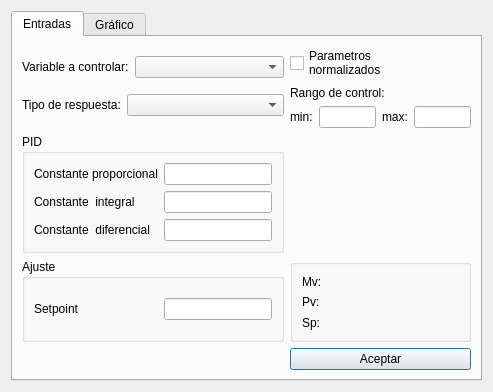
<?xml version="1.0" encoding="UTF-8"?>
<ui version="4.0">
 <class>Dialog</class>
 <widget class="QDialog" name="Dialog">
  <property name="enabled">
   <bool>true</bool>
  </property>
  <property name="geometry">
   <rect>
    <x>0</x>
    <y>0</y>
    <width>493</width>
    <height>359</height>
   </rect>
  </property>
  <property name="sizePolicy">
   <sizepolicy hsizetype="Preferred" vsizetype="Preferred">
    <horstretch>0</horstretch>
    <verstretch>0</verstretch>
   </sizepolicy>
  </property>
  <property name="windowTitle">
   <string>Dialog</string>
  </property>
  <layout class="QVBoxLayout" name="verticalLayout_3">
   <item>
    <widget class="QTabWidget" name="tabWidget">
     <property name="currentIndex">
      <number>0</number>
     </property>
     <widget class="QWidget" name="Tab1">
      <attribute name="title">
       <string>Entradas</string>
      </attribute>
      <layout class="QGridLayout" name="gridLayout">
       <item row="5" column="2">
        <widget class="QPushButton" name="Ok_button">
         <property name="sizePolicy">
          <sizepolicy hsizetype="Preferred" vsizetype="Fixed">
           <horstretch>0</horstretch>
           <verstretch>0</verstretch>
          </sizepolicy>
         </property>
         <property name="text">
          <string>Aceptar</string>
         </property>
        </widget>
       </item>
       <item row="0" column="0">
        <layout class="QVBoxLayout" name="verticalLayout_2">
         <item>
          <layout class="QHBoxLayout" name="horizontalLayout">
           <item>
            <widget class="QLabel" name="label">
             <property name="sizePolicy">
              <sizepolicy hsizetype="Preferred" vsizetype="Fixed">
               <horstretch>0</horstretch>
               <verstretch>0</verstretch>
              </sizepolicy>
             </property>
             <property name="text">
              <string>Variable a controlar:</string>
             </property>
            </widget>
           </item>
           <item>
            <widget class="QComboBox" name="comboBox">
             <property name="sizePolicy">
              <sizepolicy hsizetype="Expanding" vsizetype="Fixed">
               <horstretch>0</horstretch>
               <verstretch>0</verstretch>
              </sizepolicy>
             </property>
            </widget>
           </item>
          </layout>
         </item>
         <item>
          <layout class="QHBoxLayout" name="horizontalLayout_2">
           <item>
            <widget class="QLabel" name="label_4">
             <property name="text">
              <string>Tipo de respuesta:</string>
             </property>
            </widget>
           </item>
           <item>
            <widget class="QComboBox" name="comboBox_3">
             <property name="sizePolicy">
              <sizepolicy hsizetype="Expanding" vsizetype="Fixed">
               <horstretch>0</horstretch>
               <verstretch>0</verstretch>
              </sizepolicy>
             </property>
            </widget>
           </item>
          </layout>
         </item>
        </layout>
       </item>
       <item row="4" column="0">
        <widget class="QGroupBox" name="Set_point_GrBx">
         <property name="title">
          <string>Ajuste</string>
         </property>
         <layout class="QHBoxLayout" name="horizontalLayout_4">
          <item>
           <widget class="QLabel" name="label_SP">
            <property name="sizePolicy">
             <sizepolicy hsizetype="Preferred" vsizetype="Preferred">
              <horstretch>0</horstretch>
              <verstretch>0</verstretch>
             </sizepolicy>
            </property>
            <property name="text">
             <string>Setpoint</string>
            </property>
           </widget>
          </item>
          <item>
           <widget class="QLineEdit" name="SP_value">
            <property name="sizePolicy">
             <sizepolicy hsizetype="Fixed" vsizetype="Fixed">
              <horstretch>0</horstretch>
              <verstretch>0</verstretch>
             </sizepolicy>
            </property>
           </widget>
          </item>
         </layout>
        </widget>
       </item>
       <item row="4" column="2">
        <widget class="QGroupBox" name="groupBox">
         <property name="title">
          <string/>
         </property>
         <layout class="QVBoxLayout" name="verticalLayout_4">
          <item>
           <widget class="QLabel" name="label_5">
            <property name="text">
             <string>Mv:</string>
            </property>
           </widget>
          </item>
          <item>
           <widget class="QLabel" name="label_6">
            <property name="text">
             <string>Pv:</string>
            </property>
           </widget>
          </item>
          <item>
           <widget class="QLabel" name="label_7">
            <property name="text">
             <string>Sp:</string>
            </property>
           </widget>
          </item>
         </layout>
        </widget>
       </item>
       <item row="2" column="0">
        <widget class="QGroupBox" name="Variables_GrBx">
         <property name="title">
          <string>PID</string>
         </property>
         <layout class="QGridLayout" name="gridLayout_2">
          <item row="0" column="0">
           <widget class="QLabel" name="label_P">
            <property name="sizePolicy">
             <sizepolicy hsizetype="Preferred" vsizetype="Preferred">
              <horstretch>0</horstretch>
              <verstretch>0</verstretch>
             </sizepolicy>
            </property>
            <property name="text">
             <string>Constante proporcional</string>
            </property>
           </widget>
          </item>
          <item row="0" column="1">
           <widget class="QLineEdit" name="P_value">
            <property name="sizePolicy">
             <sizepolicy hsizetype="Fixed" vsizetype="Fixed">
              <horstretch>0</horstretch>
              <verstretch>0</verstretch>
             </sizepolicy>
            </property>
           </widget>
          </item>
          <item row="1" column="0">
           <widget class="QLabel" name="label_I">
            <property name="sizePolicy">
             <sizepolicy hsizetype="Preferred" vsizetype="Preferred">
              <horstretch>0</horstretch>
              <verstretch>0</verstretch>
             </sizepolicy>
            </property>
            <property name="text">
             <string>Constante  integral</string>
            </property>
           </widget>
          </item>
          <item row="1" column="1">
           <widget class="QLineEdit" name="I_value">
            <property name="sizePolicy">
             <sizepolicy hsizetype="Fixed" vsizetype="Fixed">
              <horstretch>0</horstretch>
              <verstretch>0</verstretch>
             </sizepolicy>
            </property>
           </widget>
          </item>
          <item row="2" column="0">
           <widget class="QLabel" name="label_D">
            <property name="sizePolicy">
             <sizepolicy hsizetype="Preferred" vsizetype="Preferred">
              <horstretch>0</horstretch>
              <verstretch>0</verstretch>
             </sizepolicy>
            </property>
            <property name="text">
             <string>Constante  diferencial</string>
            </property>
           </widget>
          </item>
          <item row="2" column="1">
           <widget class="QLineEdit" name="D_value">
            <property name="sizePolicy">
             <sizepolicy hsizetype="Fixed" vsizetype="Fixed">
              <horstretch>0</horstretch>
              <verstretch>0</verstretch>
             </sizepolicy>
            </property>
           </widget>
          </item>
         </layout>
        </widget>
       </item>
       <item row="0" column="2">
        <layout class="QVBoxLayout" name="verticalLayout_5">
         <item>
          <widget class="QCheckBox" name="checkBox_2">
           <property name="sizePolicy">
            <sizepolicy hsizetype="Fixed" vsizetype="Maximum">
             <horstretch>0</horstretch>
             <verstretch>0</verstretch>
            </sizepolicy>
           </property>
           <property name="layoutDirection">
            <enum>Qt::LeftToRight</enum>
           </property>
           <property name="text">
            <string>Parametros
normalizados</string>
           </property>
          </widget>
         </item>
         <item>
          <widget class="QLabel" name="label_8">
           <property name="sizePolicy">
            <sizepolicy hsizetype="Fixed" vsizetype="Preferred">
             <horstretch>0</horstretch>
             <verstretch>0</verstretch>
            </sizepolicy>
           </property>
           <property name="text">
            <string>Rango de control: </string>
           </property>
          </widget>
         </item>
         <item>
          <layout class="QHBoxLayout" name="horizontalLayout_3">
           <item>
            <widget class="QLabel" name="label_9">
             <property name="sizePolicy">
              <sizepolicy hsizetype="Fixed" vsizetype="Preferred">
               <horstretch>0</horstretch>
               <verstretch>0</verstretch>
              </sizepolicy>
             </property>
             <property name="text">
              <string>min:</string>
             </property>
            </widget>
           </item>
           <item>
            <widget class="QLineEdit" name="lineEdit">
             <property name="sizePolicy">
              <sizepolicy hsizetype="Maximum" vsizetype="Fixed">
               <horstretch>0</horstretch>
               <verstretch>0</verstretch>
              </sizepolicy>
             </property>
            </widget>
           </item>
           <item>
            <widget class="QLabel" name="label_10">
             <property name="sizePolicy">
              <sizepolicy hsizetype="Fixed" vsizetype="Preferred">
               <horstretch>0</horstretch>
               <verstretch>0</verstretch>
              </sizepolicy>
             </property>
             <property name="text">
              <string>max:</string>
             </property>
            </widget>
           </item>
           <item>
            <widget class="QLineEdit" name="lineEdit_2">
             <property name="sizePolicy">
              <sizepolicy hsizetype="Maximum" vsizetype="Fixed">
               <horstretch>0</horstretch>
               <verstretch>0</verstretch>
              </sizepolicy>
             </property>
            </widget>
           </item>
          </layout>
         </item>
        </layout>
       </item>
      </layout>
     </widget>
     <widget class="QWidget" name="Tab2">
      <attribute name="title">
       <string>Gráfico</string>
      </attribute>
      <layout class="QVBoxLayout" name="verticalLayout">
       <item>
        <layout class="QHBoxLayout" name="horizontalLayout_5">
         <item>
          <widget class="QLabel" name="label_2">
           <property name="sizePolicy">
            <sizepolicy hsizetype="Preferred" vsizetype="Fixed">
             <horstretch>0</horstretch>
             <verstretch>0</verstretch>
            </sizepolicy>
           </property>
           <property name="text">
            <string>Tipo de control:</string>
           </property>
          </widget>
         </item>
         <item>
          <widget class="QComboBox" name="comboBox_2">
           <property name="sizePolicy">
            <sizepolicy hsizetype="Minimum" vsizetype="Fixed">
             <horstretch>0</horstretch>
             <verstretch>0</verstretch>
            </sizepolicy>
           </property>
          </widget>
         </item>
        </layout>
       </item>
       <item>
        <layout class="QHBoxLayout" name="horizontalLayout_6">
         <item>
          <widget class="QLabel" name="label_3">
           <property name="sizePolicy">
            <sizepolicy hsizetype="Preferred" vsizetype="Fixed">
             <horstretch>0</horstretch>
             <verstretch>0</verstretch>
            </sizepolicy>
           </property>
           <property name="text">
            <string>Set point:</string>
           </property>
          </widget>
         </item>
         <item>
          <widget class="QDoubleSpinBox" name="doubleSpinBox">
           <property name="sizePolicy">
            <sizepolicy hsizetype="Minimum" vsizetype="Fixed">
             <horstretch>0</horstretch>
             <verstretch>0</verstretch>
            </sizepolicy>
           </property>
          </widget>
         </item>
        </layout>
       </item>
      </layout>
     </widget>
    </widget>
   </item>
  </layout>
 </widget>
 <resources/>
 <connections/>
</ui>
